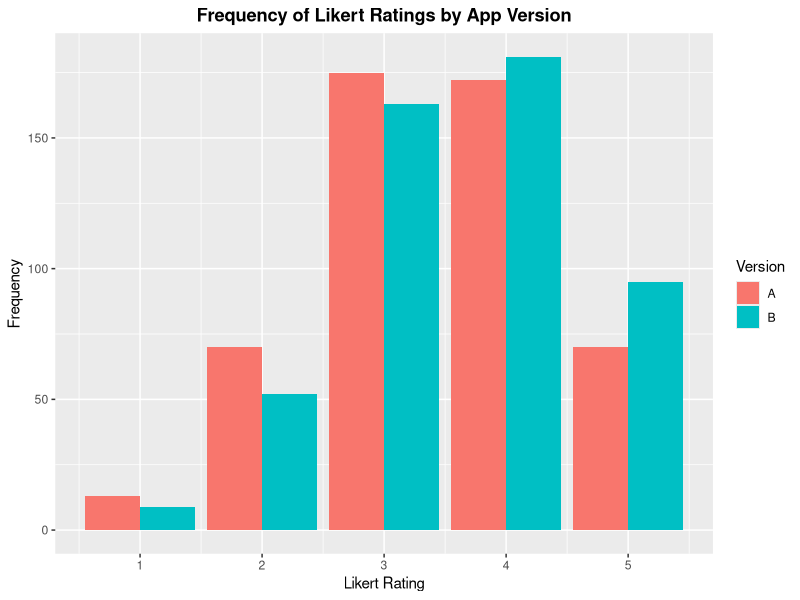
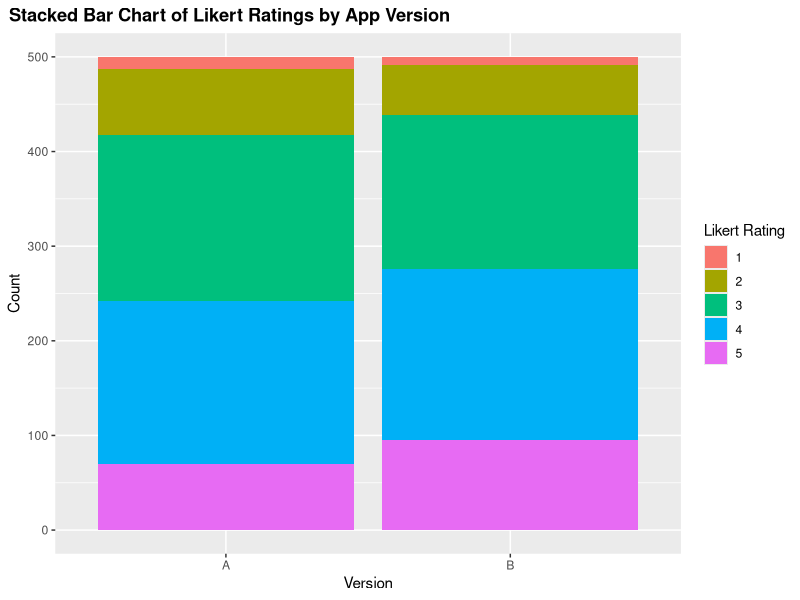

Write the R code that produced these figures, in order. (Note: this script raises an error after producing the figures.)
# Install necessary packages
install.packages("readxl")
install.packages("ggplot2")
install.packages("dplyr")

# Load the packages
library(readxl)
library(ggplot2)

# Read the Excel file
likert_data <- read_excel("usability_study_likert_data.xlsx")

# Bar chart showing the frequency of each Likert rating for each version
ggplot(likert_data, aes(x = Likert_Rating, fill = Version)) +
  geom_bar(position = "dodge") +
  labs(title = "Frequency of Likert Ratings by App Version",
       x = "Likert Rating",
       y = "Frequency") +
  theme(plot.title = element_text(hjust = 0.5, face = "bold"))

# Stacked bar chart showing the frequency of each Likert rating for each version
ggplot(likert_data, aes(x = Version, fill = factor(Likert_Rating))) +
  geom_bar() +
  scale_fill_discrete(name = "Likert Rating") +
  labs(title = "Stacked Bar Chart of Likert Ratings by App Version",
       x = "Version",
       y = "Count") +
  theme(plot.title = element_text(hjust = -0.25, face = "bold"))

# Compute summary statistics for each version
summary_stats_likert <- likert_data %>%
  group_by(Version) %>%
  summarize(
    Count = n(),
    Mean = mean(Likert_Rating),
    Median = median(Likert_Rating),
    Standard_Deviation = sd(Likert_Rating),
    Min = min(Likert_Rating),
    Max = max(Likert_Rating)
  )

# Print the summary statistics
print(summary_stats_likert)

# Wilcoxon rank sum test (Mean-Whitney U test)
# Assumes this is a between-subjects design
# Assuming data is paired, reshape the data

# Perform the Wilcoxon rank sum test (Mann-Whitney U test)
wilcox_test_result <- wilcox.test(Likert_Rating ~ Version, data = likert_data)

# Print the results
print(wilcox_test_result)

#H_a: There is a difference in the median Likert ratings between the two versions.